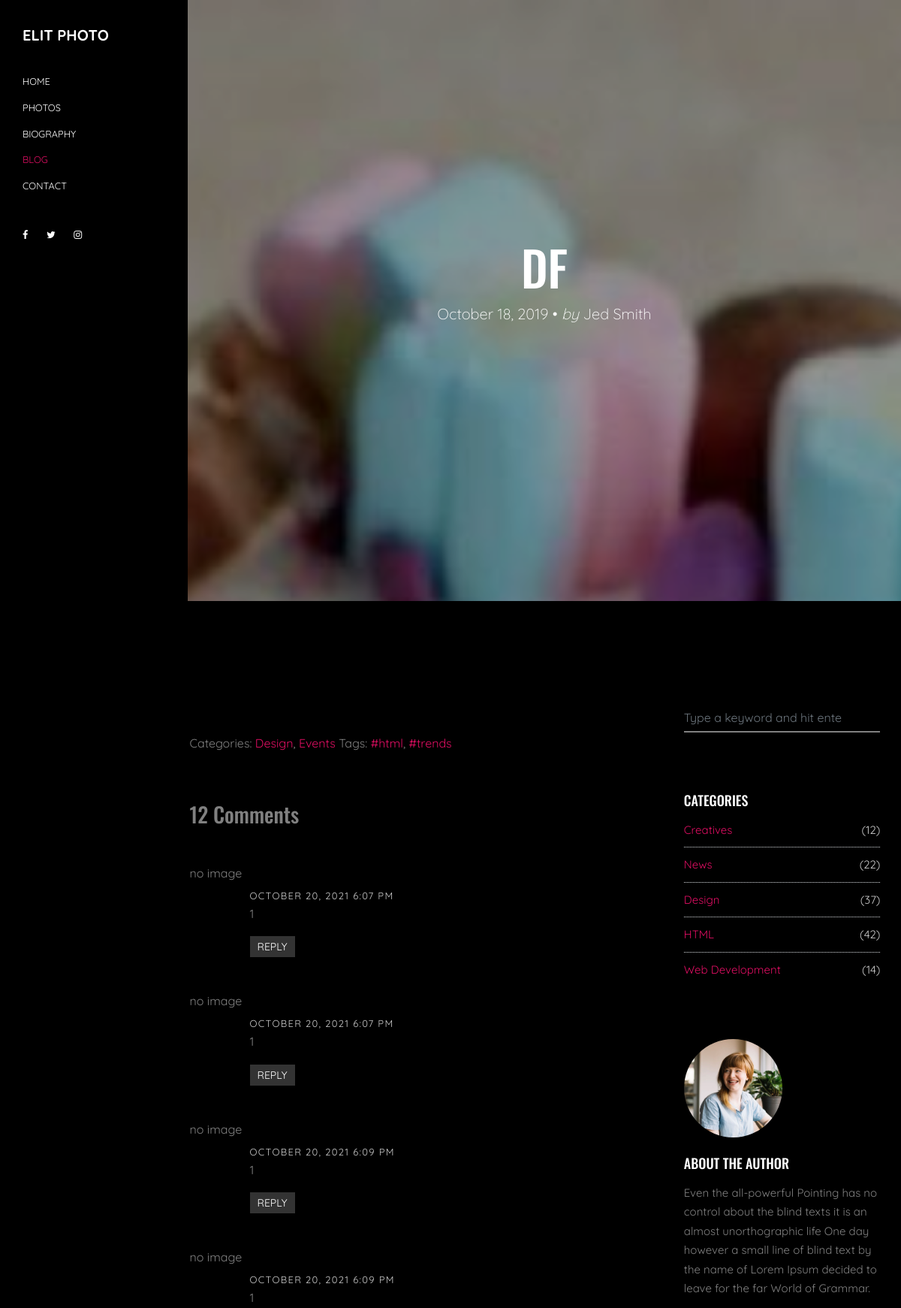
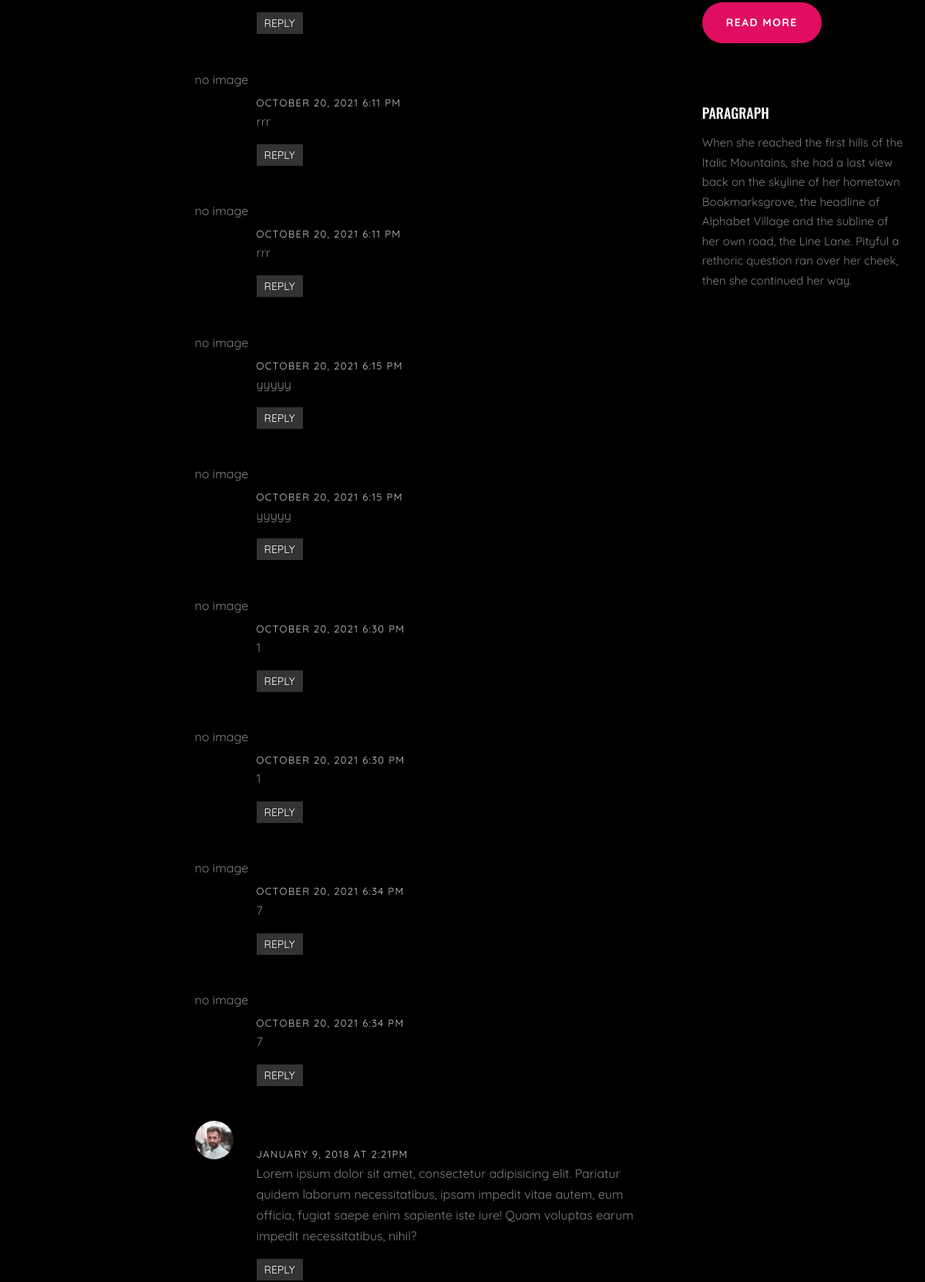
The page /single.php (upper part) on the database its author committed (2 pictures, top to bottom).
### tables this page shows
CREATE TABLE `header` (
  `title` varchar(200) DEFAULT NULL,
  `imag` varchar(222) DEFAULT NULL,
  `texts_h` varchar(32) DEFAULT NULL
);

CREATE TABLE `comments` (
  `id` int(200) NOT NULL,
  `page_id` varchar(200) DEFAULT NULL,
  `Name` varchar(200) NOT NULL,
  `Email` varchar(222) NOT NULL,
  `images` varchar(200) DEFAULT NULL,
  `Message` varchar(5000) NOT NULL,
  `date_comments` varchar(200) NOT NULL
);

### single.php (the view, shortened to what this page needs)
<!DOCTYPE html>
<html lang="en">
  <head>
    <link rel="stylesheet" href="fonts/icomoon/style.css">
    <link rel="stylesheet" href="css/bootstrap.min.css">
    <link rel="stylesheet" href="css/magnific-popup.css">
    <link rel="stylesheet" href="css/jquery-ui.css">
    <link rel="stylesheet" href="css/owl.carousel.min.css">
    <link rel="stylesheet" href="css/owl.theme.default.min.css">
    <link rel="stylesheet" href="css/bootstrap-datepicker.css">
    <link rel="stylesheet" href="fonts/flaticon/font/flaticon.css">
    <link rel="stylesheet" href="css/aos.css">
    <link rel="stylesheet" href="css/fancybox.min.css">
    <link rel="stylesheet" href="css/style.css">
  </head>
  <body data-spy="scroll" data-target=".site-navbar-target" data-offset="200">
  <div class="site-wrap">
  <header class="header-bar d-flex d-lg-block align-items-center site-navbar-target" data-aos="fade-right">
    <div class="site-logo">
      <a href="index.php">Elit Photo</a>
    </div>
    <div class="main-menu">
      <ul class="js-clone-nav">
        <li><a href="index.php#section-home" class="nav-link">Home</a></li>
        <li><a href="index.php#section-photos" class="nav-link">Photos</a></li>
        <li><a href="index.php#section-bio" class="nav-link">Biography</a></li>
        <li class="active"><a href="index.php#section-blog" class="nav-link">Blog</a></li>
        <li><a href="index.php#section-contact" class="nav-link">Contact</a></li>
      </ul>
      <ul class="social js-clone-nav">
        <li><a href="#"><span class="icon-facebook"></span></a></li>
        <li><a href="#"><span class="icon-twitter"></span></a></li>
        <li><a href="#"><span class="icon-instagram"></span></a></li>
      </ul>
    </div>
  </header>
  <main class="main-content">
      <?php
   $db = mysqli_connect("localhost", "root", "", "prictik");
 $result = mysqli_query($db, "SELECT * FROM `header`");
    while($row = mysqli_fetch_array($result)) { ?>
   <section class="site-section-hero bg-image" style="background-image: url('<?php echo "images/".$row['imag']." " ?> ');"  data-stellar-background-ratio="0.5" id="section-home">
        <div class="row justify-content-center align-items-center">
          <div class="col-md-7 text-center">
            <h1 class="text-white heading text-uppercase" data-aos="fade-up"><?php echo $row['texts_h'] ?></h1>
            <p class="lead text-white mb-5" data-aos="fade-up" data-aos-delay="100">
              October 18, 2019 &bullet; <em>by</em> Jed Smith
            </p>
          </div>
        </div>
      </section>
<?php } ?>
    <div class="container-fluid">
          <div class="site-section">
      <div class="container">
        <div class="row">
          <div class="col-md-8 blog-content pr-lg-5">
            <div class="pt-5">
              <p>Categories:  <a href="#">Design</a>, <a href="#">Events</a>  Tags: <a href="#">#html</a>, <a href="#">#trends</a></p>
            </div>
            <div class="pt-5">
              <h3 class="mb-5"><?php
      $db = mysqli_connect("localhost", "root", "", "prictik");
   $id2 = $_GET['id'];
  $t1=mysqli_query($db,"select * from `comments` WHERE  page_id='$id2'");
$total1=mysqli_num_rows($t1);
print_r($total1);
?> Comments</h3>
              <ul class="comment-list">
                  <?php
   $db = mysqli_connect("localhost", "root", "", "prictik");
    $id = $_GET['id'];
 $result = mysqli_query($db, "SELECT * FROM `comments` WHERE  page_id='$id'");
    while($row = mysqli_fetch_array($result)) { ?>
                <li class="comment">
                  <div class="vcard bio">
    <?php
     $thumb_name = $_SERVER['DOCUMENT_ROOT'] .$row['images'];
            if(!file_exists( $thumb_name)){ ?>
         <?php  echo "<img src='images/". $row['images'] ."' "  ?> alt="Image" >
           <?php }else {
            echo "no image";
        };
           ?>
                  </div>
                  <div class="comment-body">
                    <h3><?php echo  $row['Name']; ?></h3>
                    <div class="meta"><?php echo  $row['date_comments']; ?></div>
                    <p><?php echo  $row['Message']; ?></p>
                    <p><a href="#" class="reply">Reply</a></p>
                  </div>
                </li>
<?php } ?>
                <li class="comment">
                  <div class="vcard bio">
                    <img src="images/person_3.jpg" alt="Image">
                  </div>
                  <div class="comment-body">
                    <h3>Chris Meyer</h3>
                    <div class="meta">January 9, 2018 at 2:21pm</div>
                    <p>Lorem ipsum dolor sit amet, consectetur adipisicing elit. Pariatur quidem laborum necessitatibus, ipsam impedit vitae autem, eum officia, fugiat saepe enim sapiente iste iure! Quam voluptas earum impedit necessitatibus, nihil?</p>
                    <p><a href="#" class="reply">Reply</a></p>
                  </div>
            </div>
          </div>
          <div class="col-md-4 sidebar">
            <div class="sidebar-box">
              <form action="#" class="search-form">
                <div class="form-group">
                  <input type="text" class="form-control" placeholder="Type a keyword and hit enter">
                </div>
              </form>
            </div>
            <div class="sidebar-box">
              <div class="categories">
                <h3>Categories</h3>
                <li><a href="#">Creatives <span>(12)</span></a></li>
                <li><a href="#">News <span>(22)</span></a></li>
                <li><a href="#">Design <span>(37)</span></a></li>
                <li><a href="#">HTML <span>(42)</span></a></li>
                <li><a href="#">Web Development <span>(14)</span></a></li>
              </div>
            </div>
            <div class="sidebar-box">
              <img src="images/person_1.jpg" alt="Image" class="img-fluid mb-4 w-50 rounded-circle">
              <h3 class="text-white">About The Author</h3>
              <p>Even the all-powerful Pointing has no control about the blind texts it is an almost unorthographic life One day however a small line of blind text by the name of Lorem Ipsum decided to leave for the far World of Grammar.</p>
              <p><a href="#" class="btn btn-primary btn-md text-white">Read More</a></p>
            </div>
            <div class="sidebar-box">
              <h3 class="text-white">Paragraph</h3>
              <p>When she reached the first hills of the Italic Mountains, she had a last view back on the skyline of her hometown Bookmarksgrove, the headline of Alphabet Village and the subline of her own road, the Line Lane. Pityful a rethoric question ran over her cheek, then she continued her way.</p>
            </div>
          </div>
        </div>
      </div>
    </div>
    </div>
  </main>
</div>
  </body>
</html>

### rows shown on the page
header: imag (picture), texts_h "DF"
comments: images "no image", date_comments "OCTOBER 20, 2021 6:07 PM", Message "1"
comments: images "no image", date_comments "OCTOBER 20, 2021 6:07 PM", Message "1"
comments: images "no image", date_comments "OCTOBER 20, 2021 6:09 PM", Message "1"
comments: images "no image", date_comments "OCTOBER 20, 2021 6:09 PM", Message "1"
comments: images "no image", date_comments "OCTOBER 20, 2021 6:11 PM", Message "rrr"
comments: images "no image", date_comments "OCTOBER 20, 2021 6:11 PM", Message "rrr"
comments: images "no image", date_comments "OCTOBER 20, 2021 6:15 PM", Message "yyyyy"
comments: images "no image", date_comments "OCTOBER 20, 2021 6:15 PM", Message "yyyyy"
comments: images "no image", date_comments "OCTOBER 20, 2021 6:30 PM", Message "1"
comments: images "no image", date_comments "OCTOBER 20, 2021 6:30 PM", Message "1"
comments: images "no image", date_comments "OCTOBER 20, 2021 6:34 PM", Message "7"
comments: images "no image", date_comments "OCTOBER 20, 2021 6:34 PM", Message "7"
